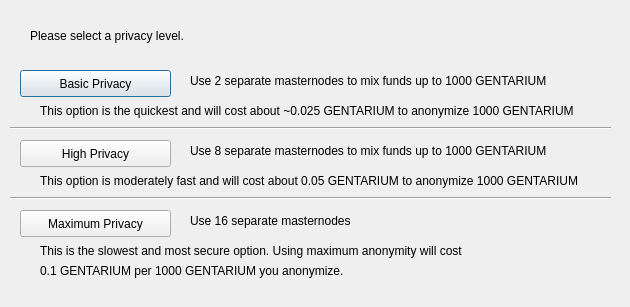
<?xml version="1.0" encoding="UTF-8"?>
<ui version="4.0">
 <class>DarksendConfig</class>
 <widget class="QDialog" name="DarksendConfig">
  <property name="geometry">
   <rect>
    <x>0</x>
    <y>0</y>
    <width>630</width>
    <height>307</height>
   </rect>
  </property>
  <property name="windowTitle">
   <string>Configure PrivateSend</string>
  </property>
  <widget class="QPushButton" name="buttonBasic">
   <property name="geometry">
    <rect>
     <x>20</x>
     <y>70</y>
     <width>151</width>
     <height>27</height>
    </rect>
   </property>
   <property name="text">
    <string>Basic Privacy</string>
   </property>
  </widget>
  <widget class="QPushButton" name="buttonHigh">
   <property name="geometry">
    <rect>
     <x>20</x>
     <y>140</y>
     <width>151</width>
     <height>27</height>
    </rect>
   </property>
   <property name="text">
    <string>High Privacy</string>
   </property>
  </widget>
  <widget class="QPushButton" name="buttonMax">
   <property name="geometry">
    <rect>
     <x>20</x>
     <y>210</y>
     <width>151</width>
     <height>27</height>
    </rect>
   </property>
   <property name="text">
    <string>Maximum Privacy</string>
   </property>
  </widget>
  <widget class="QLabel" name="label">
   <property name="geometry">
    <rect>
     <x>30</x>
     <y>20</y>
     <width>571</width>
     <height>31</height>
    </rect>
   </property>
   <property name="text">
    <string>Please select a privacy level.</string>
   </property>
  </widget>
  <widget class="QLabel" name="label_2">
   <property name="geometry">
    <rect>
     <x>190</x>
     <y>70</y>
     <width>421</width>
     <height>21</height>
    </rect>
   </property>
   <property name="text">
    <string>Use 2 separate masternodes to mix funds up to 1000 GENTARIUM</string>
   </property>
  </widget>
  <widget class="QLabel" name="label_3">
   <property name="geometry">
    <rect>
     <x>190</x>
     <y>140</y>
     <width>411</width>
     <height>21</height>
    </rect>
   </property>
   <property name="text">
    <string>Use 8 separate masternodes to mix funds up to 1000 GENTARIUM</string>
   </property>
  </widget>
  <widget class="QLabel" name="label_4">
   <property name="geometry">
    <rect>
     <x>190</x>
     <y>210</y>
     <width>421</width>
     <height>21</height>
    </rect>
   </property>
   <property name="text">
    <string>Use 16 separate masternodes</string>
   </property>
  </widget>
  <widget class="QLabel" name="label_6">
   <property name="geometry">
    <rect>
     <x>40</x>
     <y>100</y>
     <width>561</width>
     <height>21</height>
    </rect>
   </property>
   <property name="text">
    <string>This option is the quickest and will cost about ~0.025 GENTARIUM to anonymize 1000 GENTARIUM</string>
   </property>
  </widget>
  <widget class="QLabel" name="label_7">
   <property name="geometry">
    <rect>
     <x>40</x>
     <y>170</y>
     <width>561</width>
     <height>21</height>
    </rect>
   </property>
   <property name="text">
    <string>This option is moderately fast and will cost about 0.05 GENTARIUM to anonymize 1000 GENTARIUM</string>
   </property>
  </widget>
  <widget class="QLabel" name="label_8">
   <property name="geometry">
    <rect>
     <x>40</x>
     <y>240</y>
     <width>561</width>
     <height>21</height>
    </rect>
   </property>
   <property name="text">
    <string>This is the slowest and most secure option. Using maximum anonymity will cost</string>
   </property>
  </widget>
  <widget class="QLabel" name="label_9">
   <property name="geometry">
    <rect>
     <x>40</x>
     <y>260</y>
     <width>561</width>
     <height>21</height>
    </rect>
   </property>
   <property name="text">
    <string>0.1 GENTARIUM per 1000 GENTARIUM you anonymize.</string>
   </property>
  </widget>
  <widget class="Line" name="line">
   <property name="geometry">
    <rect>
     <x>10</x>
     <y>120</y>
     <width>601</width>
     <height>16</height>
    </rect>
   </property>
   <property name="orientation">
    <enum>Qt::Horizontal</enum>
   </property>
  </widget>
  <widget class="Line" name="line_2">
   <property name="geometry">
    <rect>
     <x>10</x>
     <y>190</y>
     <width>601</width>
     <height>16</height>
    </rect>
   </property>
   <property name="orientation">
    <enum>Qt::Horizontal</enum>
   </property>
  </widget>
 </widget>
 <resources/>
 <connections/>
</ui>
